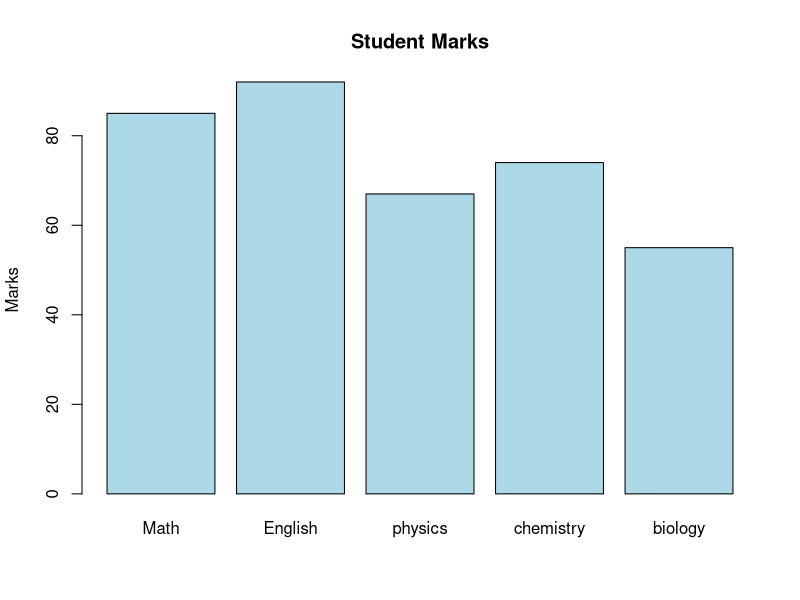

This figure's R source:
subjects <- c("Math", "English", "physics", "chemistry", "biology")
marks <- c(85, 92, 67, 74, 55)

barplot(marks, 
        names.arg = subjects,
        main = "Student Marks",
        col = "lightblue",
        ylab = "Marks")
